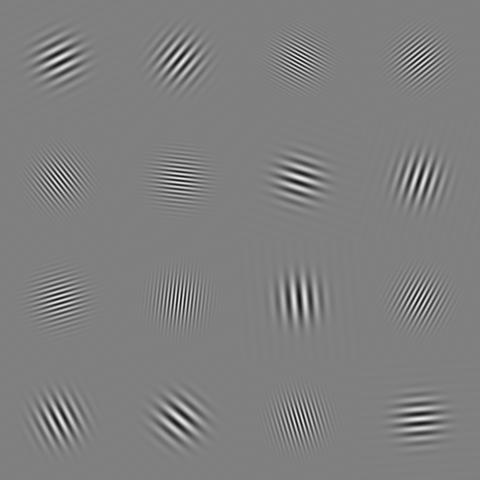
%> input picture demo/gabor_16.png, 480 x 480 px
$ octave generate_gabor_grid_spectrum.m   (GNU Octave 9; MATLAB toolbox functions it lacks are replaced by stand-ins)
%> lines starting %> are read from the running program, lines starting %| are printed output that depends on the picture
% generate_gabor_grid_spectrum.m
%
% Shows the magnitude spectrum of gabor_16.png (run
% generate_gabor_grid.m first). Expect 8 bright blobs on a ring at the
% low-frequency radius and 8 on a ring at the high-frequency radius,
% one pair of blobs per patch (each real sinusoid contributes energy at
% +f and -f), each blob smeared into a small disc rather than a sharp
% point -- the spatial localisation (Gaussian envelope, sigma=14px) of
% each patch trades off against how sharply it can be localised in
% frequency.

clear; close all;

load('gabor_grid_16_truth.mat', 'highFreqRange');
img = im2double(imread('gabor_16.png'));
%> img: size 480x480 double; min 0.0784, max 0.918, mean 0.5
N = size(img, 1);
%> N = 480
cx = N/2; cy = N/2;
%> after `cx = N/2`: cx = 240
%> after `cy = N/2`: cy = 240

F = fftshift(fft2(img));
amplitude_spectrum = abs(F);

log_amplitude = log(1 + amplitude_spectrum);
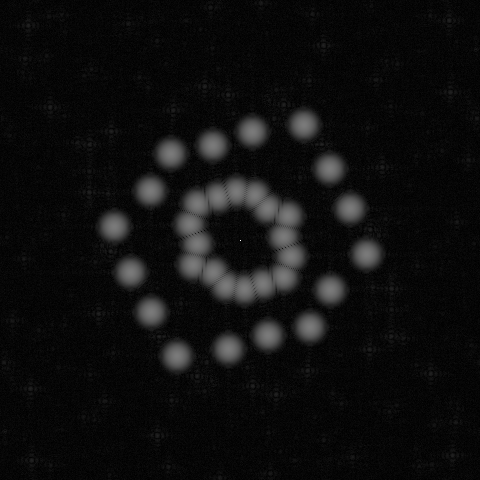
%> log_amplitude: size 480x480 double; min 0.00102, max 11.65, mean 0.679; drawn with min black and max white
gamma = 2;
display_amplitude = (log_amplitude / max(log_amplitude(:))) .^ gamma;
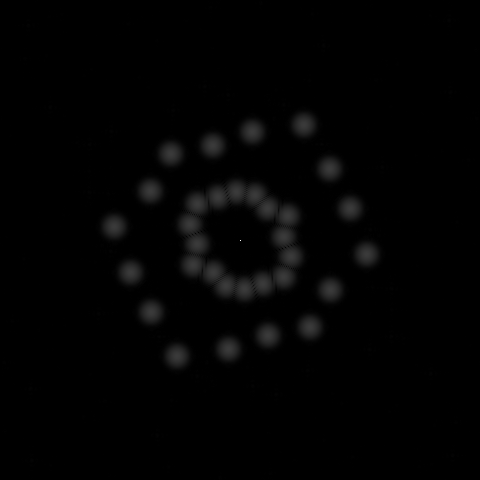
%> display_amplitude: size 480x480 double; min 7.62e-09, max 1, mean 0.0116

figure('Color', 'w', 'Position', [100 100 800 420]);
tiledlayout(1, 2);

nexttile();
imshow(img);
title('Gabor grid (16 patches)');
fontsize(14, 'points');

nexttile();
imagesc(display_amplitude);
colormap(gca, gray); clim([0 1]); axis image;
set(gca, 'YDir', 'normal');
% All the energy sits within highFreqRange(2) of DC -- zoom the display
% to that region instead of showing the mostly-empty full-size spectrum.
zoomR = highFreqRange(2) * 1.4;
xlim([cx-zoomR, cx+zoomR]);
ylim([cy-zoomR, cy+zoomR]);
title(sprintf('Amplitude spectrum (log, \\gamma=%g)', gamma));
fontsize(14, 'points');
colorbar;

exportgraphics(gcf, 'gabor_grid_16_spectrum.png', 'Resolution', 300);
fprintf('Saved gabor_grid_16_spectrum.png\n');
